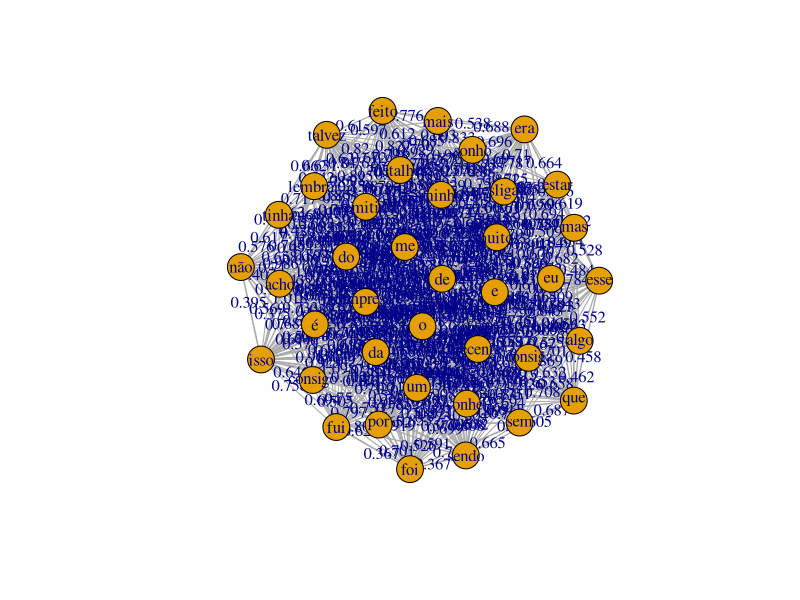

Reproduce this figure in R.
# https://neo4j.com/docs/graph-data-science/current/algorithms/
# http://users.dimi.uniud.it/~massimo.franceschet/teaching/datascience/network/heterogeneity.html
# To do: remover stopwords 
#dist_matrix[colSums(!is.na(dist_matrix)) > 0]
## Load package
library(igraph)

full_matrix <- read.csv("corpora/distances.csv")
dist_matrix <- full_matrix[,2:ncol(full_matrix)] 
colnames(dist_matrix) <- full_matrix[,1]

g3 =  graph_from_adjacency_matrix(as.matrix(dist_matrix), 
                                  weighted=TRUE, mode="undirected",
                                  add.colnames = T)
E(g3)$width <- 1/(E(g3)$weight + min(E(g3)$weight,na.rm = T))
plot(g3,edge.label=round(E(g3)$weight,3),
     vertex.label=full_matrix[,1],
     edge.width=E(g3)$width)
distances(g3)
eigen_centrality(g3)
# raw harmonic centrality(node) = sum(1 / distance from node to every other node excluding itself)
harmonic_centrality(g3)
igraph::closeness(g3)
shortest_paths(g3,from = 1,to=30)

igraph::page_rank(g3)

#install.packages("janitor")
#df <- janitor::remove_empty(dist_matrix, 
#                            which = "cols")
